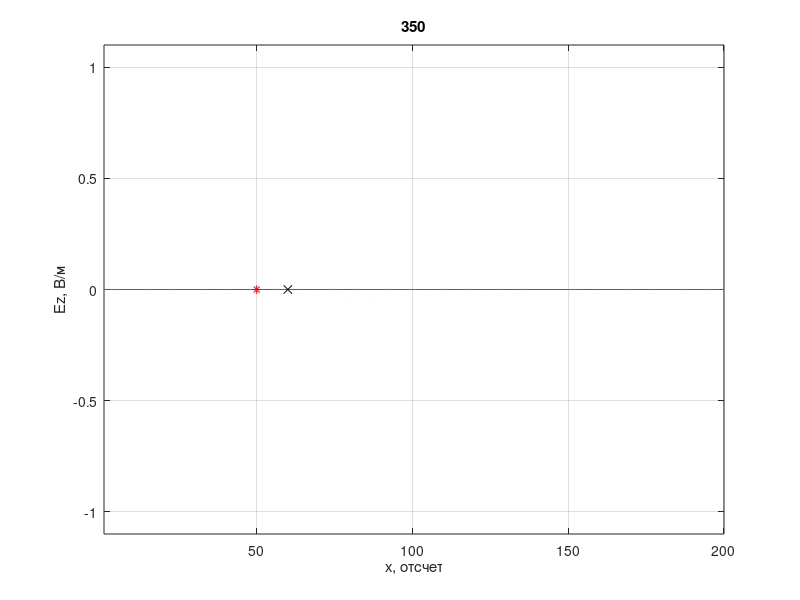
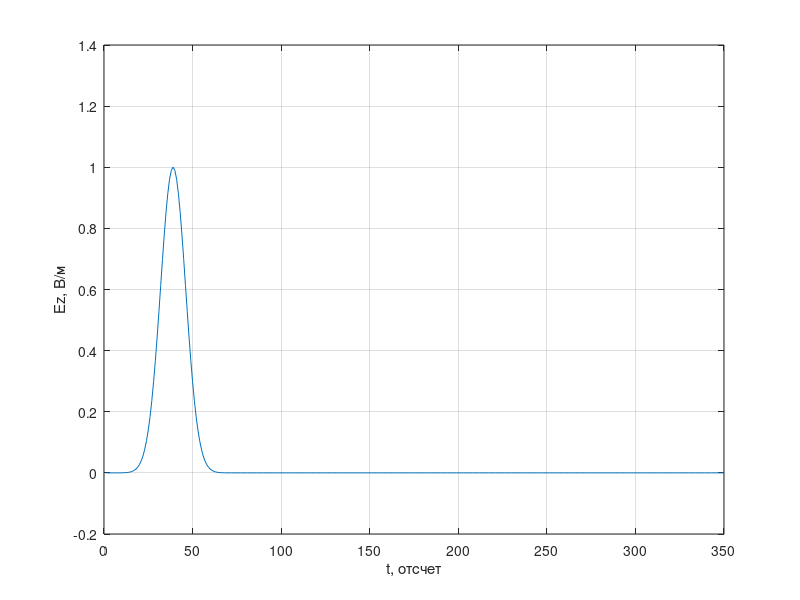

Here is the MATLAB script that generated these plots, in order:
%% Одномерный FDTD.
% Гауссов импульс распространяется в одну сторону (TFSF boundary)
clear

% Волновое сопротивление свободного пространства
W0 = 120 * pi;

% Время расчета в отсчетах
maxTime = 350;

% Размер области моделирования в отсчетах
maxSize = 200;

% Положение датчика, регистрирующего поля
probePos = 60;

% Положение источника возбуждения
sourcePos = 50;

Ez = zeros (1, maxSize);
Hy = zeros (1, maxSize);

% Поле, зарегистрированное в датчике в зависимости от времени
probeTimeEz = zeros (1, maxTime);

figure

for t = 1: maxTime
    % Расчет компоненты поля H
    Hy(maxSize) = Hy(maxSize - 1);
    
    for m = 1: maxSize - 1
        % До этой строки Hy(n) хранит значение компоненты Hy
        % за предыдущий момент времени
        Hy(m) = Hy(m) + (Ez(m + 1) - Ez(m)) / W0;
    end
    
    % Источник возбуждения с использованием метода 
    % Total Field / Scattered Field
    % Hy(sourcePos - 1) = Hy(sourcePos - 1) - ...
    %    exp (-(t - 30.0 - sourcePos) ^ 2 / 100.0) / W0;
    
    Hy(sourcePos - 1) = Hy(sourcePos - 1) - ...
       exp (-(t - 30.0) ^ 2 / 100.0) / W0;
    
    % Расчет компоненты поля E
    Ez(1) = Ez(2);
    
    for m = 2: maxSize
        % До этой строки Ez(n) хранит значение компоненты Ez
        % за предыдущий момент времени
        Ez(m) = Ez(m) + (Hy(m) - Hy(m - 1)) * W0;
    end

    % Источник возбуждения с использованием метода 
    % Total Field / Scattered Field
    % Ez(sourcePos) = Ez(sourcePos) +...
    %    exp (-((t + 0.5) - (sourcePos - 0.5) - 30.0) ^ 2 / 100.0);
    
    Ez(sourcePos) = Ez(sourcePos) +...
        exp (-((t + 0.5) - (-0.5) - 30.0) ^ 2 / 100.0);
       
    % Регистрация поля в точке
    probeTimeEz(t) = Ez(probePos);
    
    plot (Ez);
    xlim ([1, maxSize]);
    ylim ([-1.1, 1.1]);
    xlabel ('x, отсчет')
    ylabel ('Ez, В/м')
    title (sprintf('%d', t))
    grid on
    hold on
    plot (probePos, 0, 'xk');
    plot (sourcePos, 0, '*r');
    hold off
    pause (0.03)
end

figure
plot (probeTimeEz)
xlabel ('t, отсчет')
ylabel ('Ez, В/м')
grid on